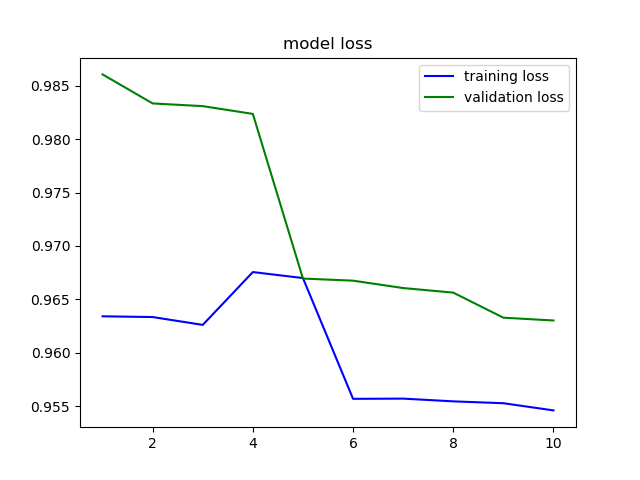

Reproduce this figure in Python.
import numpy as np
import os
import torch
import torch.nn as nn
import torch.nn.functional as F
import torch.optim as optim

import matplotlib
matplotlib.use("agg")
import matplotlib.pyplot as plt

# function for bringing in regions files. NOT FOR MOTIFS
def import_tissue_regions(file_dir):
	regions = {}
	with open(file_dir) as f:
		for line in f:
			row = line.split()
			
			if row[0] not in regions:
				regions[row[0]] = []
			regions[row[0]].append([int(row[1]), int(row[2])])
			
	return regions


# function for creating the regions used for the output layer
def create_regions(chromosomes, tissue, openALL):
	output = dict.fromkeys(chromosomes)
	
	for chrm in chromosomes:
		
		i=0
		regionlist = []
		for region in tissue[chrm]:
			open_region = [region[0], region[1], 1]

			try:
				# | ALL1 | ALL2 | LCL1 |   while no overlap
				while openALL[chrm][i][1] < open_region[0]: # ALL_end is smaller than LCL_start
					# add in closed region
					# [start, end, closed/open]
					closed_region = [openALL[chrm][i][0], openALL[chrm][i][1], 0]
					regionlist.append(closed_region)
					i += 1
			except:
				# there are some LCL_region left
				# | LCL1 ALL1 ALL2 | LCL2 | LCL3 | end
				regionlist.append(open_region)
			
			# now, we must be at an overlap or past it
		
			try:
				# | ALL1 | LCL1 | ALL2 |   ALL_region is past LCL. no overlap
				if openALL[chrm][i][0] > open_region[1]: # ALL_start is bigger than LCL_end
					# insert open region
					regionlist.append(open_region)
		
				# | ALL1 LCL1 | ALL2    overlap exists
				else:
					# insert open region
					regionlist.append(open_region)
			
					try:
						# | ALL1 LCL1 ALL2 ALL3 | ALL4 |   skip until overlap ends
						while openALL[chrm][i][0] <= open_region[1]:
							i += 1
					except:
						# this means ALL has run out during an overlap
						# | LCL1 ALL1 ALL2 | end
						pass
			except:
				pass
				
		# tail end
		# there may still be some ALL_region remaining
		# | LCL1 | ALL1 | ALL2 | ALL3 | end
		for region in openALL[chrm][i:]:
			closed_region = [region[0], region[1], 0]
			regionlist.append(closed_region)
		
		output[chrm] = regionlist
		
	return output


# function for importing in motif files
# creates training input at the same time
# training input is a matrix containing the instances and features
def import_motifs(path, regions):
	training_input = []
	for motiffile in os.listdir(path):
		motif_foot = {}
		with open(os.path.join(path, motiffile)) as f:
			for line in f:
				row = line.split()
				
				if row[0] not in motif_foot:
					motif_foot[row[0]] = []
				motif_foot[row[0]].append([int(row[1]), int(row[2])])
	   
		current_motif = { chrm: motif_foot[chrm] for chrm in (chromosomes & motif_foot.keys()) } # filter out unwanted chromosomes
		motif_col = []
		for chrm in chromosomes:
			i = 0
			for region in regions[chrm]:
				if chrm not in current_motif.keys():
					motif_col.append(0)
				elif i >= len(current_motif[chrm]):
					motif_col.append(0)
				else:
					motif_reg = current_motif[chrm][i]
					if region[1] < motif_reg[0]: # no overlap
						motif_col.append(0)
						# move to next region
					else:
						if region[0] > motif_reg[1]: # no overlap
							motif_col.append(0)
							i += 1 # move motif[i] forward
						else: # must be overlap
							motif_col.append(1)
							# don't move forward as next region might also overlap
					
			# if motif[i] is past the last region in regionlist then that's okay
		
		training_input.append(motif_col)
	
	return training_input

print("starting...")

# bring in LCL and ALL files
openLCL = import_tissue_regions("data/CENTIPEDEdata/wgEncodeAwgDnaseUwdukeGm12878UniPk.narrowPeak")
openALL = import_tissue_regions("data/CENTIPEDEdata/wgEncodeRegDnaseClusteredV3.bed")

# build the regions
chromosomes = list(openALL.keys())[:-2] #remove sex chromosomes
regions = create_regions(chromosomes, openLCL, openALL)

print("made regions")

# edit the regions to be 300bps long
for chrm in chromosomes:
	for region in regions[chrm]:
		centroid = (region[0] + region[1]) // 2 # floor division
		region[0] = centroid - 149
		region[1] = centroid + 150

# building the labels
Y = []
for chrm in chromosomes:
	for row in regions[chrm]:
		if row[2] == 0:
			Y.append([1, 0])
		else:
			Y.append([0, 1])
Y = np.array(Y)

print("made Y")

# build instances
path = "data/CENTIPEDEdata/motif.combo" # all motif files
X = np.transpose(import_motifs(path, regions))

print("made X")

# split data
# 70% training, 20% validation, 10% test
train_len = int(np.shape(Y)[0]*0.7) # rounded down to nearest integer
val_len = int(np.shape(Y)[0]*0.9)

DATA = np.concatenate((X,Y), axis=1)
np.random.shuffle(DATA) # row shuffle

train_data = DATA[ :train_len]
val_data = DATA[train_len:val_len]
test_data = DATA[val_len: ]

Xtrain = np.hsplit(train_data, [-2])[0]
Ytrain = np.hsplit(train_data, [-2])[1]
Xval = np.hsplit(val_data, [-2])[0]
Yval = np.hsplit(val_data, [-2])[1]
Xtest = np.hsplit(test_data, [-2])[0]
Ytest = np.hsplit(test_data, [-2])[1]

# make data into torch tensors
Xtrain = torch.from_numpy(Xtrain).float()
Ytrain = torch.from_numpy(Ytrain).float()
Xval = torch.from_numpy(Xval).float()
Yval = torch.from_numpy(Yval).float()
Xtest = torch.from_numpy(Xtest).float()
Ytest = torch.from_numpy(Ytest).float()

# build the neural net
class Net(nn.Module):
	def __init__(self, input_dim):
		super().__init__()
		self.fc1 = nn.Linear(input_dim, 32)
		self.fc2 = nn.Linear(32, 32)
		self.fc3 = nn.Linear(32, 2)

		# these are still random for each new model we create
		# emprically it lowers the starting loss
		nn.init.xavier_uniform_(self.fc1.weight) 
		nn.init.xavier_uniform_(self.fc2.weight)
		nn.init.xavier_uniform_(self.fc3.weight)

	def forward(self, x):
		x = F.relu(self.fc1(x))
		x = F.relu(self.fc2(x))
		# do not put relu on the last layer!
		return F.softmax(self.fc3(x), dim=1)

# define my device
device = torch.device("cpu")

# define my model
motif_num = Xtrain.shape[1] # this is now an int
model = Net(motif_num).to(device)

# choose optimizer
learning_rate = 0.0001
optimizer = optim.Adam(model.parameters(), lr=learning_rate)

# choose my criteria
criterion = nn.BCELoss()

# send data to device
Xtrain, Ytrain = Xtrain.to(device), Ytrain.to(device)
Xval, Yval = Xval.to(device), Yval.to(device)
Xtest, Ytest = Xtest.to(device), Ytest.to(device)

# training and validation
n_epochs = 10
epochs = list(range(1, n_epochs+1))
train_loss = []
val_loss = []
for epoch in epochs:
	model.train() # put the model in train mode
	optimizer.zero_grad() # null my gradients otherwise they will accumulate

	Ytrain_pred = model(Xtrain) # calculate my Y_hat

	loss = criterion(Ytrain_pred, Ytrain) # calculate my loss
	train_loss.append(loss)
	
	print("epoch: ", epoch, f", loss: {loss.item(): f}")

	loss.backward(loss) # finds grad * loss (remember this is a weighted sum, where weight = loss)
	optimizer.step() # update my parameters

	model.eval()
	with torch.no_grad():
		Yval_pred = model(Xval)
	loss = criterion(Yval_pred, Yval)
	val_loss.append(loss)

# test
model.eval()
with torch.no_grad():
	Ytest_pred = model(Xtest)
test_loss = criterion(Ytest_pred, Ytest).numpy()

# plot loss
def plot_loss(training_loss, validation_loss):
	fig, ax = plt.subplots()
	ax.plot(epochs, training_loss, "b", label = "training loss")
	ax.plot(epochs, validation_loss, "g", label = "validation loss")
	ax.set_title("model loss")
	ax.legend()
	fig.savefig('model4.png')

plot_loss(train_loss, val_loss)

print("test loss: ", test_loss)